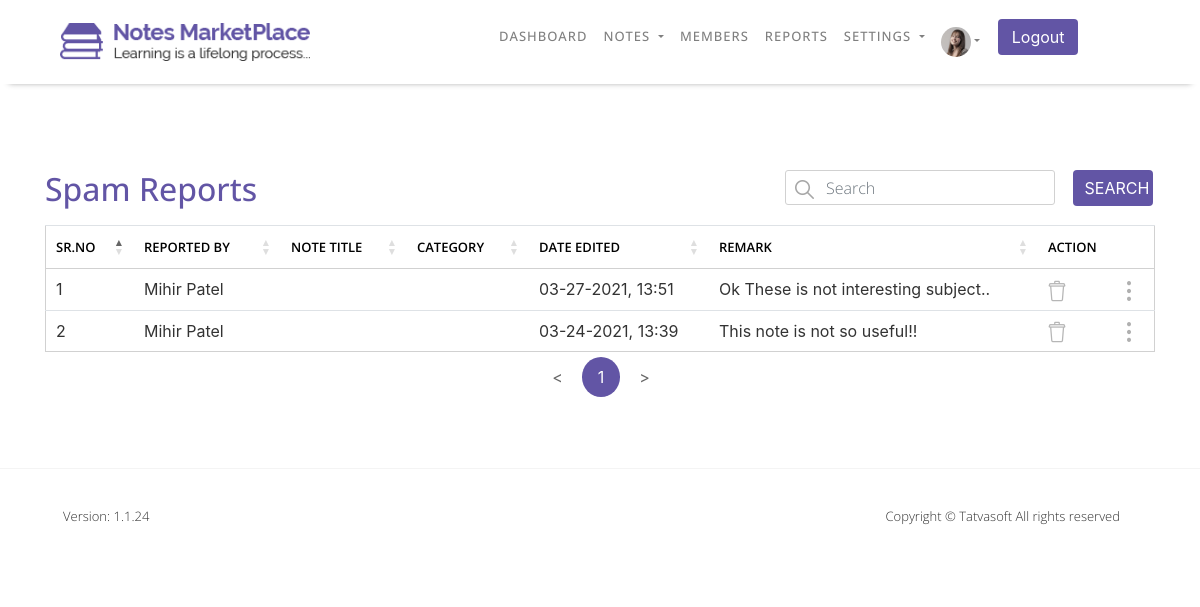
Page /NOTESMARKETPLACE/Admin/Spam_Reports.php (signed in) on the earlier database version.
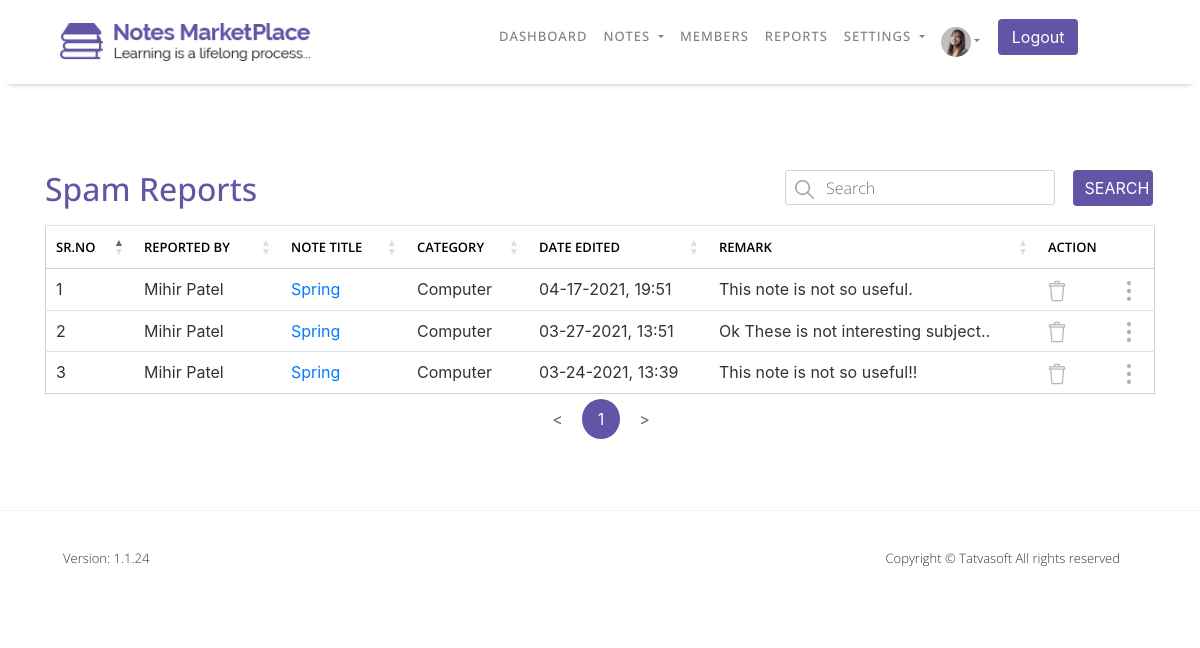
Same page on the later database version.
### tables this page shows
CREATE TABLE `userprofile` (
  `ID` int(11) NOT NULL COMMENT 'Primary Key',
  `UserID` int(11) NOT NULL COMMENT 'FOREIGN KEY relationship with Users table.',
  `DOB` datetime DEFAULT NULL,
  `Gender` int(11) DEFAULT NULL COMMENT 'FOREIGN KEY relationship with ReferenceData table.bind distinct value from ReferenceDtata table with filter RefCategory=''Gender'' ans IsActive = 1.',
  `SecondaryEmailAddress` varchar(100) NOT NULL COMMENT 'For Admin user only.',
  `Phone number - Country Code` varchar(5) NOT NULL COMMENT 'bind distinct CountryCode from Country table with filter IsActive=1.',
  `Phone number` varchar(20) NOT NULL,
  `Profile Picture` varchar(500) DEFAULT NULL COMMENT 'Profile Picture of the user. ',
  `Address Line 1` varchar(100) NOT NULL,
  `Address Line 2` varchar(100) NOT NULL,
  `City` varchar(50) NOT NULL,
  `State` varchar(50) NOT NULL,
  `Zip Code` varchar(50) NOT NULL,
  `Country` varchar(50) NOT NULL COMMENT 'Bind distinct Country from Country table with filter IsActive=1.',
  `University` varchar(100) DEFAULT NULL,
  `College` varchar(100) DEFAULT NULL,
  `CreatedDate` datetime DEFAULT current_timestamp() COMMENT 'Date and time when system has created a record.',
  `CraetedBy` int(11) DEFAULT NULL COMMENT 'UserID who has created this rocord.',
  `ModifiedDate` datetime DEFAULT current_timestamp() COMMENT 'Date and time when system has updated a record.',
  `ModifiedBy` int(11) DEFAULT NULL COMMENT 'UserID who has updated this rocord.'
);

CREATE TABLE `sellernotesreportedissues` (
  `ID` int(11) NOT NULL COMMENT 'PRIMARY KEY',
  `NoteID` int(11) NOT NULL COMMENT 'FOREIGN KEY relationship with SellerNotes table.',
  `ReportedBYID` int(11) NOT NULL COMMENT 'FOREIGN KEY relationship with users table.',
  `AgainstDownloadID` int(11) NOT NULL COMMENT 'FOREIGN KEY relationship with Downloads table.',
  `Remarks` varchar(10000) NOT NULL,
  `CreatedDate` datetime DEFAULT current_timestamp() COMMENT 'Date and time when system has created this record.',
  `CreatedBy` int(11) DEFAULT NULL COMMENT 'UserID who has created this record.',
  `ModifiedDate` datetime DEFAULT current_timestamp() COMMENT 'Date and time when system has updated this record.',
  `ModifiedBy` int(11) DEFAULT NULL COMMENT 'UserID who has created this record. Super Admin ID you can insert static.'
);

CREATE TABLE `users` (
  `ID` int(11) NOT NULL COMMENT 'PRIMARY KEY',
  `RoleID` int(11) NOT NULL COMMENT 'FOREIGN KEY relationship with UserRoles table',
  `FirstName` varchar(50) NOT NULL COMMENT 'Required Information',
  `LastName` varchar(50) NOT NULL COMMENT 'Required Information',
  `EmailID` varchar(100) NOT NULL COMMENT 'Required Information | Unique EmailID across table.',
  `Password` varchar(24) NOT NULL COMMENT 'Required Information',
  `IsEmailVerified` bit(2) DEFAULT b'0' COMMENT 'Required Information, Default set to false.',
  `CreatedDate` datetime DEFAULT current_timestamp() COMMENT 'Date and time when system has created a record.',
  `CreatedBy` int(11) DEFAULT NULL COMMENT 'UserID who has created this record.',
  `ModifiedDate` datetime DEFAULT current_timestamp() COMMENT 'date and time when system has updated a record.',
  `ModifiedBy` int(11) DEFAULT NULL COMMENT 'UserID who updateds this record.',
  `IsActive` bit(2) NOT NULL DEFAULT b'1' COMMENT 'Required Information, default set to true.'
);

CREATE TABLE `downloads` (
  `ID` int(11) NOT NULL COMMENT 'PRIMARY KEY',
  `NoteID` int(11) NOT NULL COMMENT 'FOREIGN KEY relationship with SellerNotes table.',
  `Seller` int(11) NOT NULL COMMENT 'FOREIGN KEY relationship with Users table.',
  `Downloader` int(11) NOT NULL COMMENT 'FOREIGN KEY relationship with Users table.',
  `IsSellerHasAllowedDownload` bit(2) NOT NULL DEFAULT b'0' COMMENT 'For paid notes default false.For free notes it will be true anyway.',
  `AttachmentPath` varchar(1000) DEFAULT NULL COMMENT 'for paid notes default false. for free notes it will be true anyway.',
  `IsAttachmentDownloaded` bit(2) NOT NULL DEFAULT b'0',
  `AttachmentDownloadedDate` datetime DEFAULT NULL COMMENT 'for paid notes default false. for free notes it will be true anyway.',
  `IsPaid` int(11) NOT NULL COMMENT 'default false. for free notes it will be true anyway.',
  `PurchasedPrice` bit(64) NOT NULL,
  `NoteTitle` varchar(100) NOT NULL COMMENT 'We need to store Note Title to this Table.',
  `NoteCategory` varchar(100) NOT NULL COMMENT 'We need to store Note Category to this Table.',
  `CreatedDate` datetime DEFAULT NULL COMMENT 'Date and time when system has created this record.',
  `CreatedBy` int(11) DEFAULT NULL COMMENT 'UserID who has created this record.Super Admin Id you can insert static.',
  `ModifiedDate` datetime DEFAULT NULL COMMENT 'Date and time when system has updated this record.',
  `ModifiedBy` int(11) DEFAULT NULL COMMENT 'UserID who has updatNoteed this record. Super Admin Id you can insert static.',
  `IsActive` bit(2) NOT NULL DEFAULT b'1'
);

### NOTESMARKETPLACE/Admin/Spam_Reports.php (the view, shortened to what this page needs)
<?php include "Config/Database-Connection.php"; ?>
    <?php
        if(isset($_SESSION['loggedin']) && $_SESSION['loggedin'] = true){
            include "Header.php";
        }else{
            header("Location: ../Login.php");
        }
    ?>
    <section id="spam-reports">
        <div class="content-box-lg">
            <div class="container">
                <div class="row spam-reports-row">
                    <div class="col-md-6 col-sm-6 col-6">
                        <div class="horizontal-heading">
                            <h2>Spam Reports</h2>
                        </div>
                    </div>
                    <div class="col-md-6 col-sm-6 col-6">
                        <div class="row">
                            <div class="col-md-9 col-sm-6 col-6">
                                <div class="form-group text-left">
                                    <input type="text" id="Search_Reports" name="Search_Reports" class="form-control" placeholder="Search">
                                </div>
                            </div>
                            <div class="col-md-3 col-sm-6 col-6">
                                <button type="button" id="Reports" name="Reports" class="btn btn-info btn-Blue">Search</button>
                            </div>
                        </div>
                    </div>
                </div>
                <div class="row spam-reports-row">
                    <div class="col-md-12 col-sm-12 col-12">
                        <div class="table-responsive">
                            <table class="table table-hover" id="Reports_table">
                                <thead>
                                    <tr>
                                        <th scope="col">SR.NO</th>
                                        <th scope="col">REPORTED BY</th>
                                        <th scope="col">NOTE TITLE</th>
                                        <th scope="col">CATEGORY</th>
                                        <th scope="col">DATE EDITED</th>
                                        <th scope="col">REMARK</th>
                                        <th scope="col">ACTION</th>
                                        <th scope="col"></th>
                                    </tr>
                                </thead>
                                <tbody>
                            <?php
                                $query = "SELECT * FROM sellernotesreportedissues ORDER BY CreatedDate DESC";
                                $Search_all = mysqli_query($connection,$query);
                                if(mysqli_num_rows($Search_all)!=0){
                                    $j=1;
                                    while($row =mysqli_fetch_assoc($Search_all)){
                                        $ID = $row['ID'];
                                        $NoteID = $row['NoteID'];
                                        $AgainstDownloadID = $row['AgainstDownloadID'];
                                        $ReportedBYID = $row['ReportedBYID'];
                                        $Remarks = $row['Remarks'];
                                        $CreatedDate = $row['CreatedDate'];
                                        $DATEEDITED = date("m-d-Y, H:i",
                                        strtotime($CreatedDate));
                                        $query = "SELECT * FROM users WHERE ID=$ReportedBYID";
                                        $User_Select = mysqli_query($connection,$query);
                                        if($row = mysqli_fetch_assoc($User_Select)){
                                            $FirstName = $row['FirstName'];
                                            $LastName = $row['LastName'];
                                        }
                                        $query = "SELECT * FROM downloads WHERE ID=$AgainstDownloadID";
                                        $Download_Select = mysqli_query($connection,$query);
                                        if($row =mysqli_fetch_assoc($Download_Select)){
                                            $NoteTitle = $row['NoteTitle'];
                                            $NoteCategory = $row['NoteCategory'];
                                        }
                                        echo "<tr><td>$j</td>
                                                <td>".$FirstName." ".$LastName."</td>
                                                <td><a href='Notes_Details.php?Note=$NoteID'>$NoteTitle</a></td>
                                                <td>$NoteCategory</td>
                                                <td>$DATEEDITED</td>
                                                <td>$Remarks</td>
                                                <td><a href='Spam_Reports.php?delete=$ID'
                                                onclick='return DELETE()'><img src='images/tables/delete.png' alt='Delete Image'></a></td>
                                                <td>
                                                    <div class='dropdown'>
                                                        <img src='images/tables/dots.png' alt='Setting Image' class='dropbtn'>
                                                        <div class='dropdown-content'>
                                                            <a href='Attachment_Download.php?Download=$NoteID'>Downloaded Notes</a>
                                                            <a href='Notes_Details.php?Note=$NoteID'>View More Details</a>
                                                        </div>
                                                    </div>
                                                </td>
                                            </tr>";
                                        $j++;
                                    }
                                }
                            ?>
                                </tbody>
                            </table>
                        </div>
                    </div>
                </div>
            </div>
        </div>
    </section>
<?php include "Footer.php"; ?>

### NOTESMARKETPLACE/Admin/Header.php (shortened to what this page needs)
<!DOCTYPE html>
<html lang="en">
<head>
    <link rel="stylesheet" href="css/bootstrap/bootstrap.min.css">
    <link rel="stylesheet" type="text/css" href="https://cdn.datatables.net/1.10.24/css/jquery.dataTables.min.css"/>
    <link rel="stylesheet" href="css/style.css">
    <link rel="stylesheet" href="css/responsive.css">
</head>
<body>
    <header>
        <nav class="navbar navbar-expand-lg navbar-light white-nav-top fixed-top">
            <div class="container">
                <a id="user-header" class="navbar-brand" href="Dashboard.php">
                    <img src="images/Homepage/logo.png" alt="Logo" class="img-responsive">
                </a>
                <div class="collapse navbar-collapse" id="navbarSupportedContent">
                    <ul class="navbar-nav me-auto mb-2 mb-lg-0">
                        <li class="nav-item">
                            <a class="nav-link" href="Dashboard.php">Dashboard</a>
                        </li>
                        <li class="nav-item dropdown">
                            <a class="nav-link dropdown-toggle dropbtn" href="#" id="navbarDropdown" role="button" data-toggle="dropdown" aria-haspopup="true" aria-expanded="false">
                                Notes
                            </a>
                        </li>
                        <li class="nav-item">
                            <a class="nav-link" href="Members.php">Members</a>
                        </li>
                        <li class="nav-item">
                            <a class="nav-link" href="Spam_Reports.php">Reports</a>
                        </li>
                        <li class="nav-item dropdown">
                            <a class="nav-link dropdown-toggle dropbtn" href="#" id="navbarDropdown" role="button" data-toggle="dropdown" aria-haspopup="true" aria-expanded="false">
                                Settings
                            </a>
                        </li>
                        <li class="nav-item dropdown">
                            <a class="nav-link dropdown-toggle user-img dropbtn" href="#" id="navbarDropdown" role="button" data-toggle="dropdown" aria-haspopup="true" aria-expanded="false">
                            <?php
                                    $EmailID = $_SESSION['EmailID'];
                                    $query = "SELECT * FROM users WHERE EmailID='{$EmailID}'";
                                    $Users_select = mysqli_query($connection,$query);
                                    while($row = mysqli_fetch_assoc($Users_select)){
                                        $ID = $row['ID'];
                                    }
                                    $query = "SELECT * FROM userprofile WHERE UserID=$ID";
                                    $Users_select = mysqli_query($connection,$query);
                                    while($row = mysqli_fetch_assoc($Users_select)){
                                        $IMG = $row['Profile Picture'];
                                    }
                                    $query = "SELECT * FROM system_configuration WHERE ID=8";
                                    $Default_select = mysqli_query($connection,$query);
                                    while($row = mysqli_fetch_assoc($Default_select)){
                                        $Default_IMG = $row['Value'];
                                    }
                            ?>
                            <img src="<?php if(mysqli_num_rows($Users_select)!=0 && $IMG!=""){ echo "../Uploads/Admin/$ID/Profile_Photo/$IMG"; }else{ echo "../Uploads/Default_Images/$Default_IMG"; }?>" alt="User-Photo" class="rounded-circle img-responsive"></a>
                        </li>
                        <li class="nav-item">
                            <form class="form-inline my-2 my-lg-0" action="" method="post">
                                <button class="btn my-2 my-sm-0 btn-Blue" name="Logout" type="submit" onclick="return LogoutAdmin()">Logout</button>
                            </form>
                        </li>
                    </ul>
                </div>
            </div>
        </nav>
    </header>

### NOTESMARKETPLACE/Admin/Footer.php (shortened to what this page needs)
    <footer>
        <div class="container">
            <div class="row footer-left">
                <div class="col-md-6 col-sm-6 col-6 text-left">
                    <p>Version: 1.1.24</p>
                </div>
                <div class="col-md-6 col-sm-6 col-6 text-right">
                    <p>Copyright &copy; Tatvasoft All rights reserved</p>
                </div>
            </div>
        </div>
    </footer>
</body>
</html>

Differences in the rows shown:
added sellernotesreportedissues: ReportedBYID.FirstName "Mihir", ReportedBYID.LastName "Patel", AgainstDownloadID.NoteTitle "Spring", AgainstDownloadID.NoteCategory "Computer", CreatedDate "04-17-2021, 19:51", Remarks "This note is not so useful."
changed sellernotesreportedissues "Ok These is not interesting subject..": AgainstDownloadID.NoteTitle (not shown) → "Spring"; AgainstDownloadID.NoteCategory (not shown) → "Computer"
changed sellernotesreportedissues "This note is not so useful!!": AgainstDownloadID.NoteTitle (not shown) → "Spring"; AgainstDownloadID.NoteCategory (not shown) → "Computer"
